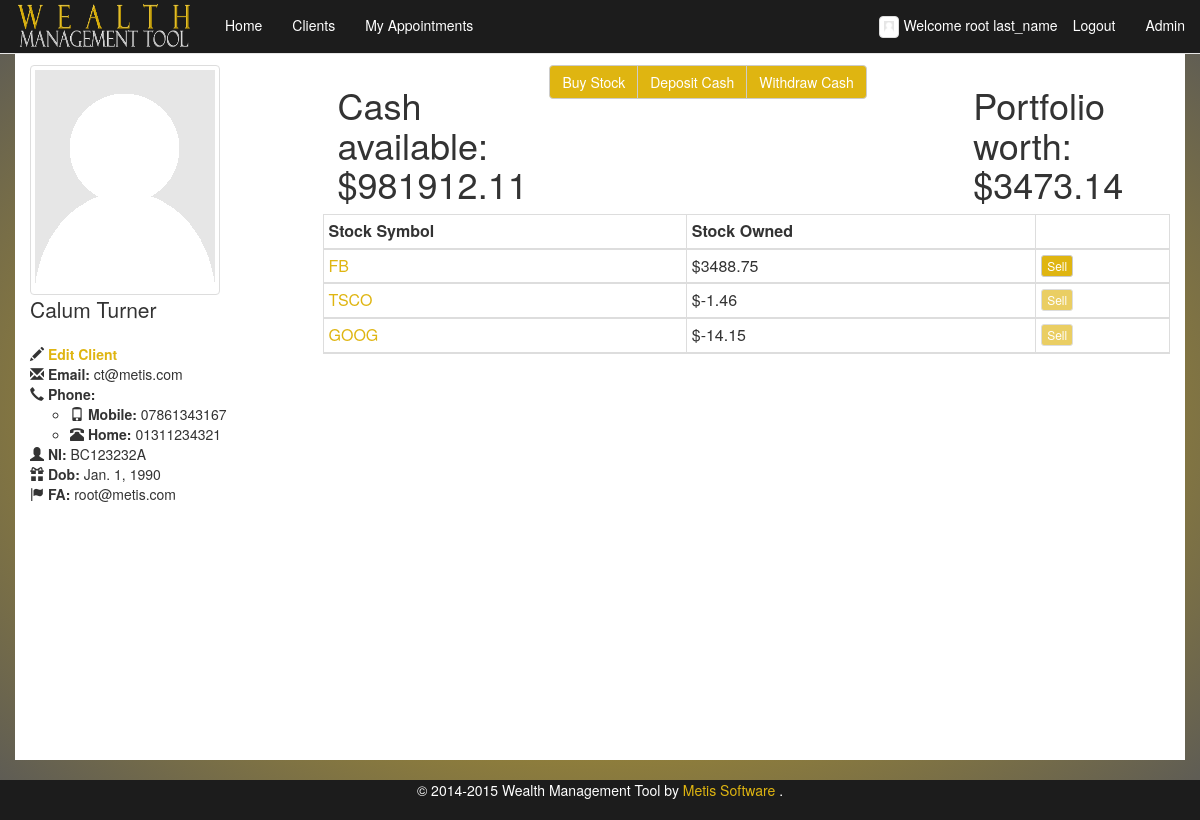
/client_details/?client=BC123232A (signed in), run on the app's committed database.
### wms/models.py (models this page shows, shortened)
class FA(AbstractBaseUser, PermissionsMixin):
    email = models.EmailField(max_length=64, unique=True)
    first_name = models.CharField(max_length=64, default="**DEFAULT**")
    middle_name = models.CharField(max_length=64, blank=True)
    surname = models.CharField(max_length=64, default="**DEFAULT**")
    image = models.ImageField(upload_to='fa_images', default='/media/person-placeholder.png')
    dob = models.DateField(default="1990-01-01")
    ni_regex = RegexValidator(regex=r'^(?!BG)(?!GB)(?!NK)(?!KN)(?!TN)(?!NT)(?!ZZ)(?:[A-CEGHJ-PR-TW-Z][A-CEGHJ-NPR-TW-Z])(?:\s*\d\s*){6}([A-D]|\s)$', message="Must be in the format: 'AA999999A', restrictions to characters apply'")
    ni_number = models.CharField(
        max_length=9, validators=[ni_regex], primary_key=True)
    is_staff=models.BooleanField(default=False)
    is_admin=models.BooleanField(default=False)
    is_active=models.BooleanField(default=False)
    USERNAME_FIELD = 'email'
    REQUIRED_FIELDS = ['first_name', 'surname', 'dob', 'ni_number']
    objects = FAUserManager()

class Client(models.Model):
    first_name = models.CharField(max_length=64)
    middle_name = models.CharField(max_length=64, blank=True)
    surname = models.CharField(max_length=64)
    image = models.ImageField(upload_to='client_images', default='/media/person-placeholder.png')
    dob = models.DateField(default="1990-01-01")
    ni_regex = RegexValidator(regex=r'^(?!BG)(?!GB)(?!NK)(?!KN)(?!TN)(?!NT)(?!ZZ)(?:[A-CEGHJ-PR-TW-Z][A-CEGHJ-NPR-TW-Z])(?:\s*\d\s*){6}([A-D]|\s)$', message="Must be in the format: 'AA999999A', restrictions to characters apply'")
    ni_number = models.CharField(max_length=9, validators=[ni_regex], primary_key=True)
    email = models.EmailField(max_length=64)
    phone_regex = RegexValidator(
        regex=r'^\+?1?\d{9,15}$',
        message="Not a valid phone number. Up to 9 digits allowed.")
    home_phone = models.CharField(
        max_length=11, validators=[phone_regex], blank=True
    )
    mob_phone = models.CharField(
        max_length=11, validators=[phone_regex], blank=True
    )
    cash = models.DecimalField(max_digits=20, decimal_places=2)
    fa = models.ForeignKey(FA)
    twitter_username = models.CharField(validators=[RegexValidator(
                                                    regex="^(\w){1,15}$",
                                                    message="Not a valid username,please remove @ and max of 15 cahracters"
                                                    )],
                                        blank=True, max_length= 15)
    twitter_widget_id = models.CharField(max_length=18, blank=True,
                                         validators=[RegexValidator(
                                             regex='[\d]{18}',
                                             message="Not a valid Twitter widget id. must be 18 digits"
                                         )])

class Stock(models.Model):
    symbol = models.CharField(primary_key=True, max_length=5)
    company = models.CharField(max_length=64)
    market = models.ForeignKey(Market)
    def __str__(self):
        return self.symbol

class Share(models.Model):
    owner = models.ForeignKey(Client)
    date = models.DateField(default="1990-01-01")
    amount = models.IntegerField()
    price = models.DecimalField(max_digits=20, decimal_places=2)
    stock = models.ForeignKey(Stock)
    buy = models.BooleanField(default=True)

### wms/views.py (the view)
# urls.py: url(r'^client_details/', 'client_details', name='client_details'),
@login_required
def client_details(request):
    get_params = request.GET
    if(get_params.get('client') is None):
        return HttpResponseRedirect('/clients/')
    else:
        try:
            client = Client.objects.get(ni_number=get_params.get('client'))
            shares = Share.objects.filter(owner=get_params.get('client'))
            sorted_Shares = {}
            owned_shares = {}
            for share in shares:
                if sorted_Shares.get(share.stock.symbol) is None:
                     sorted_Shares[share.stock.symbol]=[share]
                     if share.buy == True:
                        owned_shares[share.stock.symbol] = share.amount
                     else:
                         owned_shares[share.stock.symbol] = -share.amount
                else:
                    sorted_Shares[share.stock.symbol]=sorted_Shares[share.stock.symbol]+[share]
                    if share.buy == True:
                        owned_shares[share.stock.symbol] += share.amount
                    else:
                        owned_shares[share.stock.symbol] -= share.amount
            if client.twitter_username=="":
                twitter = False
            else:
                twitter = True
            return render_to_response('wms/client_details.html',
                                         {'client_details': client,'shares': sorted_Shares,'owned_shares':owned_shares,'twitter':twitter}, context_instance=RequestContext(request))
        except ObjectDoesNotExist:
            return render_to_response('wms/client_details.html',{}, context_instance=RequestContext)

### wms/templatetags/custom_filters.py (called while the page is built)
@register.filter
def get_item(dictionary, key):
    return dictionary.get(key)

### wms/templates/wms/client_details.html (shortened to what this page needs)
{% extends "wms/base_boot.html" %}
{% load staticfiles %}
{% load custom_filters %}
{% block content %}
{% if client_details %}
    <div class="col-md-3 ">
	    <img class="img-responsive img-thumbnail" src="{{ client_details.image.url }}" alt="Person Placeholder">
        <p class="lead">{{client_details.first_name}} {{client_details.middle_name}} {{client_details.surname}}</p>
        <ul class="list-unstyled">
            <li>
	            <span class="glyphicon glyphicon-pencil"></span> <strong><a href="{% url "edit_client" client_details.ni_number %}">Edit Client </a></strong>
	        </li>
            <li>
                <span class="glyphicon glyphicon-envelope"> </span> <strong>Email:</strong> {{ client_details.email}}
            </li>
            <li>
                <span class="glyphicon glyphicon-earphone"></span> <strong>Phone:</strong>
                <ul class="">
                    <li>
                        <span class="glyphicon glyphicon-phone"></span> <strong>Mobile:</strong> {{ client_details.mob_phone}}
                    </li>
                    <li>
                        <span class="glyphicon glyphicon-phone-alt"></span> <strong>Home:</strong> {{ client_details.home_phone}}
                    </li>
                </ul>
            </li>
            <li>
                <span class="glyphicon glyphicon-user"></span> <strong data-toggle="tooltip" data-placement="right" title="National Insurance Number">NI:</strong> {{client_details.ni_number}}
            </li>
            <li>
                <span class="glyphicon glyphicon-gift"></span> <strong data-toggle="tooltip" data-placement="right" title="Date of Birth">Dob:</strong> {{client_details.dob}}
            </li>
            <li>
                <span class="glyphicon glyphicon-flag" ></span> <strong data-toggle="tooltip" data-placement="right" title="Financial Adviser">FA:</strong> {{client_details.fa}}
            </li>
        </ul>
    </div>
    <div class = "col-md-9">
    <div class="col-md-12  container-fluid" id="users" >
        <div class="row">
            <h1 class="col-md-3">Cash available: $<span class="client_cash_available">{{ client_details.cash }}</span></h1>
            <div class="btn-group col-md-6" style="margin-bottom:1%;">
                <button type="button" class="btn btn-default" data-toggle="modal" data-target="#StockModal">Buy Stock</button>
                <button type="button" class="btn btn-default" data-toggle="modal" data-target="#DepositModal">Deposit Cash</button>
                <button type="button" class="btn btn-default" data-toggle="modal" data-target="#WithdrawModal">Withdraw Cash</button>
             </div>
            <h1 class="col-md-3">Portfolio worth: $<span class="portfolio_worth"></span> </h1>
        </div>
        <div class="row table-responsive" style="height: 70%">
            <table class="table  table-bordered table-condensed table-hover col-md-12" style="background-color: #ffffff; margin-bottom: 0; ">
                <thead>
                    <th>Stock Symbol</th>
                    <th>Stock Owned</th>
                    <th></th>
                </thead>
                <tbody id="clients_stock_tbody">
                        {% for key,stock in shares.items %}
                        <tr >
                            <td class="sort accordion-toggle"  data-toggle="collapse" data-target="#{{ key }}div" class=""><a href="/?symbol={{key}}">{{ key }}</a></td>
                            <td class="accordion-toggle" data-toggle="collapse" data-target="#{{ key }}total" id="{{ key }}total" ></td>
                            <td ><button class="btn btn-default btn-xs" data-toggle="modal" data-target="#SellStockModal" data-symbol="{{ key }}">Sell</button> </td>
                        </tr>
                            <tr class="hiddenRow">
                            <td colspan="3" class="hiddenRow">
                                </td>
                            </tr>
                        {% endfor %}
                    </tbody>
                    </table>
        </div>
    </div>
    </div>
    {% else %}
        <p>No client data</p>
    {% endif %}
{%  endblock %}

### wms/templates/wms/base_boot.html (shortened to what this page needs)
{% load staticfiles %}
<html>
<head>
<link rel="stylesheet" type="text/css" href="{% static 'wms/css/style-bootstrap.css' %}" />
<link href="{% static "wms/css/bootstrap.css" %}" rel="stylesheet">
<link href="{% static "wms/css/magnific-popup.css" %}" rel="stylesheet" type="text/css">
<link rel="stylesheet" type="text/css" href="{% static "wms/css/jquery.fancybox.css" %}" media="screen" />
<link href="{% static "wms/css/bootstrap-sticky-footer.css" %}" rel="stylesheet">
</head>
<body>
<nav class="navbar navbar-default navbar-fixed-top" id="home">
	<div class="container-fluid">
		<div class="navbar-header">
			<a href="/" class="navbar-brand">
				<img src="{% static "wms/images/logo.png" %}" alt="Wealth Management Tool" height="54" width="180" style="margin-top: -15px;" /></a>
		</div>
		<div id="navbar" class="navbar-collapse collapse">
			<ul class="nav navbar-nav">
				<li><a id="home" href="/">Home</a></li>
				<li><a id="clients" href="/clients/">Clients</a></li>
				<li><a id="appointments" href="/appointments/">My Appointments</a></li>
			</ul>
			<ul class="nav navbar-nav navbar-right">
				{% if user.is_authenticated %}
				<li class="text-center" style="padding-top: 15px;padding-bottom: 15px;"><img src="{{ user.image.url }}" class="img-responsive img-thumbnail" style="max-width: 20px; margin-right:5px;"/>Welcome  {{ user.first_name }} {{ user.surname }}</li>
				<li ><a href="/logout">Logout</a>
				{% if user.is_staff %}
				<li><a href="/admin">Admin</a>
				{% endif %}
				</li>
				{% endif %}
			</ul>
		</div>
	</div>
</nav>
<div class="container" style="overflow-x: hidden">
	{% block content %}
	{% endblock %}
</div>
<footer class="footer">
		<p class="text-center" style="color:#FFFFFF;">© 2014-2015 Wealth Management Tool by  <a style="color:#dfb511;"href="http://www.metissoftware.co.uk" target="_blank"> Metis Software </a>.</p>
</footer>
</body>
</html>

### data on the page
FA: image (placeholder picture), first_name "root", surname "last_name"
Client: image (placeholder picture), first_name "Calum", surname "Turner", email "ct@metis.com", mob_phone "07861343167", home_phone "01311234321", ni_number "BC123232A", dob "Jan. 1, 1990", fa "root@metis.com", cash "981912.11"
Stock: shares "FB"
Share: symbol "TSCO"
Share: symbol "GOOG"
